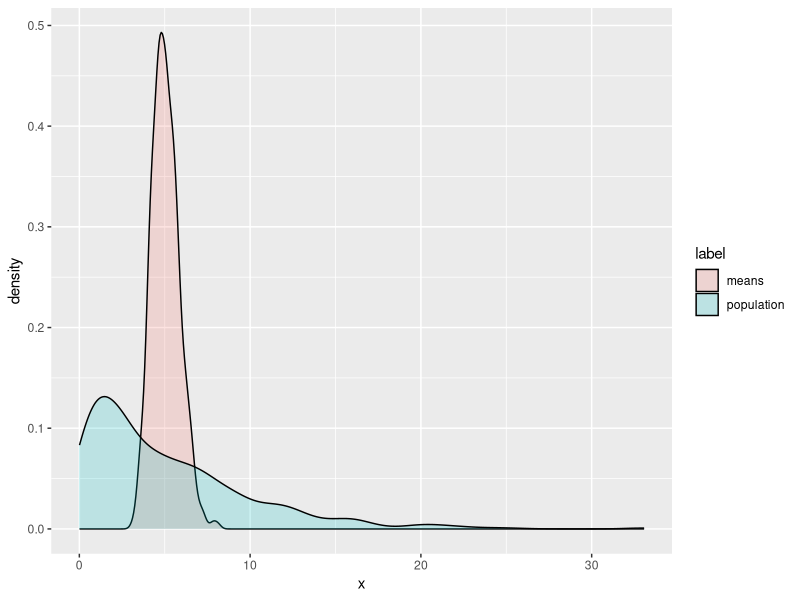
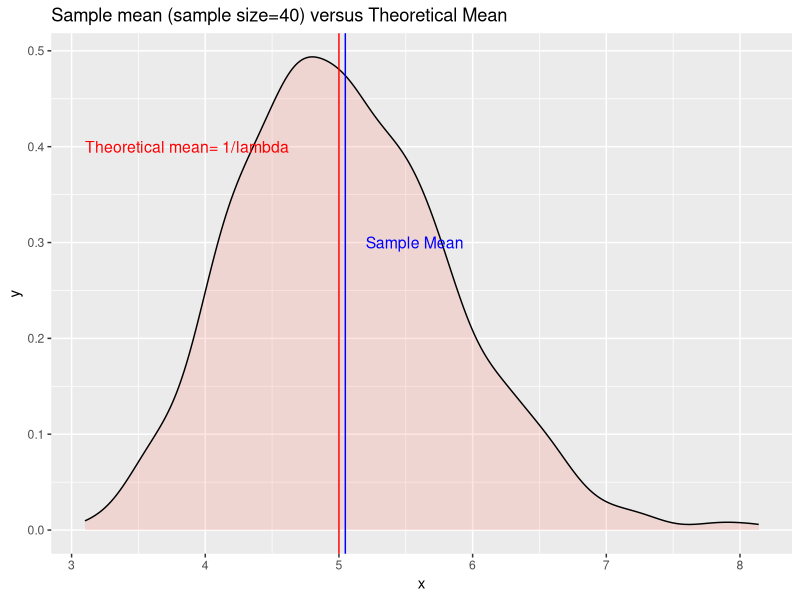
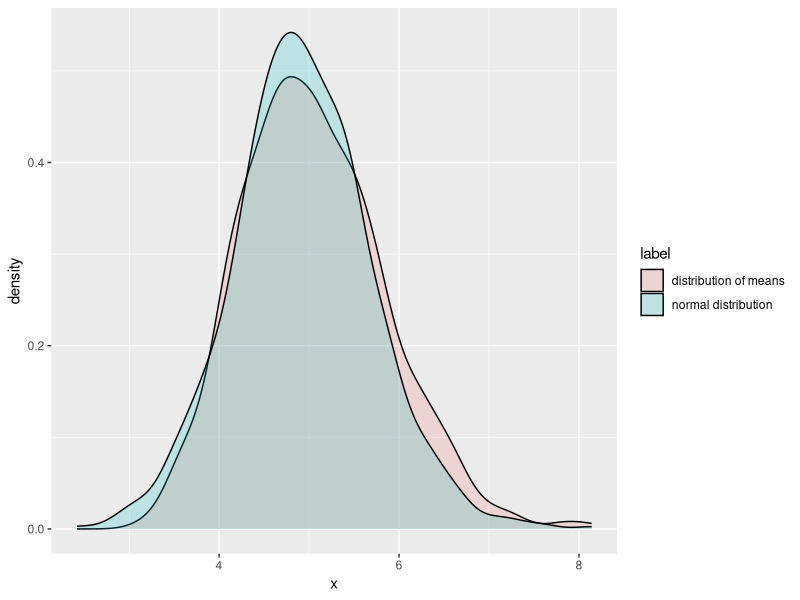
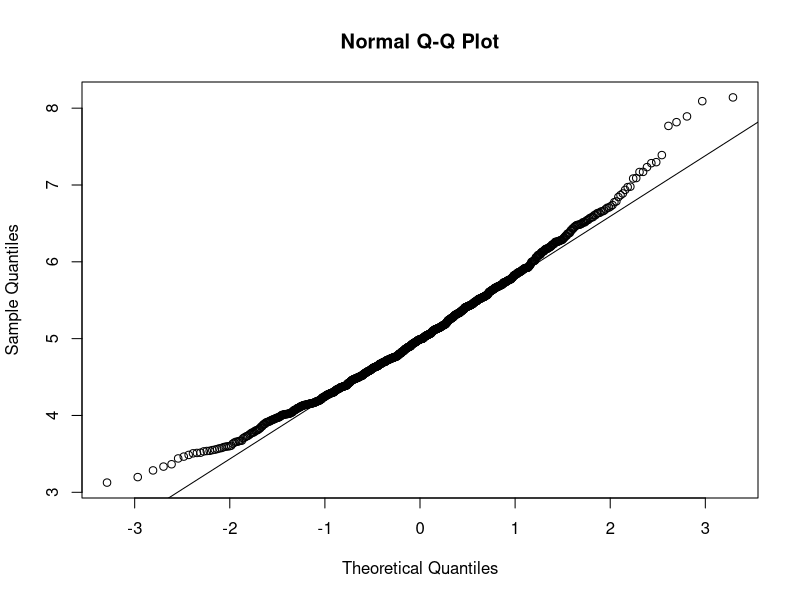

R code for these plots, in order:
## ---- chunk 1
library(knitr)
opts_chunk$set(fig.width=8, fig.height=3, dev = 'pdf')
## ---- chunk 2
set.seed(seed = 10)
n <- 1000
lambda <- 0.2
sample.size <- 40

population <- rexp(n,lambda)
means <- sapply(seq_len(n), function(x) mean(rexp(sample.size,lambda)))

library(ggplot2)
ggplot(data.frame(x=c(population,means),
                  label=factor(rep(c("population","means"),c(n,n)))),
       aes(x, fill=label))+
geom_density(alpha=0.2)
## ---- chunk 3
library(ggplot2)
ggplot(data.frame(x=means), aes(x))+geom_density(alpha=0.2, fill="salmon")+
        geom_vline(xintercept=mean(means),color="blue")+
        geom_vline(xintercept=1/lambda, color="red")+
        labs(title="Sample mean (sample size=40) versus Theoretical Mean", 
             size=3)+
        annotate("text", label = "Theoretical mean= 1/lambda", x = 3.1, y = 0.4,
                 size = 4, colour = "red", hjust=0)+
        annotate("text", label = "Sample Mean", x = 5.2, y = 0.3, size = 4, 
                 colour = "blue", hjust=0)
## ---- chunk 4
library(xtable)
figure <- xtable(
        data.frame(Description=c("Theoretical Variance","Sample Variance"), 
                   Value=c((1/lambda/sqrt(sample.size))^2,var(means))),
        caption="Comparision Theoretical Variance versus Sample Variance")
## ---- chunk 5
print(figure, comment=FALSE, caption.placement="top", include.rownames=FALSE)
## ---- chunk 6
ggplot(
        data.frame(x=c(rnorm(n,1/lambda,1/lambda/sqrt(sample.size)),means), 
                   label=factor(rep(c("normal distribution","distribution of means"),c(n,n)))), 
       aes(x, fill=label))+geom_density(alpha=0.2)
qqnorm(means)
qqline(means)
